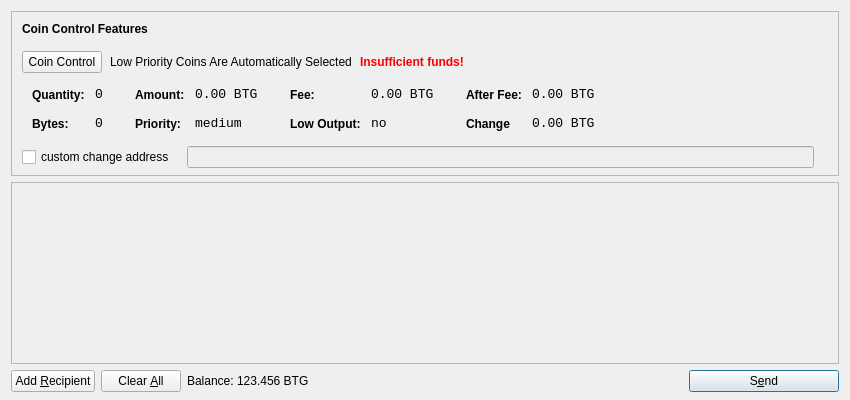
<?xml version="1.0" encoding="UTF-8"?>
<ui version="4.0">
 <class>SendCoinsDialog</class>
 <widget class="QDialog" name="SendCoinsDialog">
<!--
  <property name="styleSheet">
   <string notr="true">QWidget{background-color: qradialgradient(spread:pad, cx:0.5, cy:0.5, radius:0.5, fx:0.5, fy:0.5, stop:0 rgba(255, 213,127, 206), stop:0.35 rgba(255, 213,127, 80), stop:0.4 rgba(255, 213,127, 80), stop:0.425 rgba(255, 213, 132, 156), stop:0.44 rgba(255, 233, 128, 80), stop:1 rgba(255, 255, 255, 0)); color yellow} QMenu{background-color:rgb(255,233,142); color:black; border: 2px solid darkgrey; padding: 2px 10px 2px 10px} QToolTip{background-color:rgb(255,233,142); color:black; border: 2px solid darkgrey; padding: 2px 10px 2px 10px} QLabel{background-color:rgba(255,255,255,0)} QPushButton{padding: 2px 10px 2px 10px; background-color:rgb(255,213,132); color:black; border-style: outset; border-width: 2px; border-radius: 10px; border-color: darkgrey}</string>
  </property>
-->
  <property name="geometry">
   <rect>
    <x>0</x>
    <y>0</y>
    <width>850</width>
    <height>400</height>
   </rect>
  </property>
  <property name="font">
   <font>
    <family>Ubuntu</family>
   </font>
  </property>
  <property name="windowTitle">
   <string>Send Coins</string>
  </property>
  <layout class="QVBoxLayout" name="verticalLayout" stretch="0,1,0">
   <property name="bottomMargin">
    <number>8</number>
   </property>
   <item>
    <widget class="QFrame" name="frameCoinControl">
     <property name="sizePolicy">
      <sizepolicy hsizetype="Expanding" vsizetype="Expanding">
       <horstretch>0</horstretch>
       <verstretch>0</verstretch>
      </sizepolicy>
     </property>
     <property name="maximumSize">
      <size>
       <width>16777215</width>
       <height>16777215</height>
      </size>
     </property>
     <property name="frameShape">
      <enum>QFrame::StyledPanel</enum>
     </property>
     <property name="frameShadow">
      <enum>QFrame::Sunken</enum>
     </property>
     <layout class="QVBoxLayout" name="verticalLayoutCoinControl2">
      <property name="spacing">
       <number>6</number>
      </property>
      <property name="leftMargin">
       <number>0</number>
      </property>
      <property name="topMargin">
       <number>0</number>
      </property>
      <property name="rightMargin">
       <number>0</number>
      </property>
      <property name="bottomMargin">
       <number>6</number>
      </property>
      <item>
       <layout class="QVBoxLayout" name="verticalLayoutCoinControl" stretch="0,0,0,0,1">
        <property name="spacing">
         <number>0</number>
        </property>
        <property name="leftMargin">
         <number>10</number>
        </property>
        <property name="topMargin">
         <number>10</number>
        </property>
        <item>
         <layout class="QHBoxLayout" name="horizontalLayoutCoinControl1">
          <property name="bottomMargin">
           <number>15</number>
          </property>
          <item>
           <widget class="QLabel" name="labelCoinControlFeatures">
            <property name="sizePolicy">
             <sizepolicy hsizetype="Preferred" vsizetype="Maximum">
              <horstretch>0</horstretch>
              <verstretch>0</verstretch>
             </sizepolicy>
            </property>
            <property name="font">
             <font>
              <weight>75</weight>
              <bold>true</bold>
             </font>
            </property>
            <property name="styleSheet">
             <string notr="true">font-weight:bold;</string>
            </property>
            <property name="text">
             <string>Coin Control Features</string>
            </property>
           </widget>
          </item>
         </layout>
        </item>
        <item>
         <layout class="QHBoxLayout" name="horizontalLayoutCoinControl2" stretch="0,0,0,0">
          <property name="spacing">
           <number>8</number>
          </property>
          <property name="bottomMargin">
           <number>10</number>
          </property>
          <item>
           <widget class="QPushButton" name="pushButtonCoinControl">
<!--
            <property name="styleSheet">
             <string notr="true"/>
            </property>
-->
            <property name="text">
             <string>Coin Control</string>
            </property>
           </widget>
          </item>
          <item>
           <widget class="QLabel" name="labelCoinControlAutomaticallySelected">
            <property name="text">
             <string>Low Priority Coins Are Automatically Selected</string>
            </property>
            <property name="margin">
             <number>5</number>
            </property>
           </widget>
          </item>
          <item>
           <widget class="QLabel" name="labelCoinControlInsuffFunds">
            <property name="font">
             <font>
              <weight>75</weight>
              <bold>true</bold>
             </font>
            </property>
            <property name="styleSheet">
             <string notr="true">color:red;font-weight:bold;</string>
            </property>
            <property name="text">
             <string>Insufficient funds!</string>
            </property>
            <property name="margin">
             <number>5</number>
            </property>
           </widget>
          </item>
          <item>
           <spacer name="horizontalSpacerCoinControl">
            <property name="orientation">
             <enum>Qt::Horizontal</enum>
            </property>
            <property name="sizeHint" stdset="0">
             <size>
              <width>40</width>
              <height>1</height>
             </size>
            </property>
           </spacer>
          </item>
         </layout>
        </item>
        <item>
         <widget class="QWidget" name="widgetCoinControl" native="true">
          <property name="sizePolicy">
           <sizepolicy hsizetype="Preferred" vsizetype="Preferred">
            <horstretch>0</horstretch>
            <verstretch>0</verstretch>
           </sizepolicy>
          </property>
          <property name="minimumSize">
           <size>
            <width>0</width>
            <height>0</height>
           </size>
          </property>
          <property name="styleSheet">
           <string notr="true"/>
          </property>
          <layout class="QHBoxLayout" name="horizontalLayoutCoinControl5">
           <property name="margin">
            <number>0</number>
           </property>
           <item>
            <layout class="QHBoxLayout" name="horizontalLayoutCoinControl3" stretch="0,0,0,1">
             <property name="spacing">
              <number>20</number>
             </property>
             <property name="topMargin">
              <number>0</number>
             </property>
             <property name="bottomMargin">
              <number>10</number>
             </property>
             <item>
              <layout class="QFormLayout" name="formLayoutCoinControl1">
               <property name="horizontalSpacing">
                <number>10</number>
               </property>
               <property name="verticalSpacing">
                <number>14</number>
               </property>
               <property name="leftMargin">
                <number>10</number>
               </property>
               <property name="topMargin">
                <number>4</number>
               </property>
               <property name="rightMargin">
                <number>6</number>
               </property>
               <item row="0" column="0">
                <widget class="QLabel" name="labelCoinControlQuantityText">
                 <property name="styleSheet">
                  <string notr="true">font-weight:bold;</string>
                 </property>
                 <property name="text">
                  <string>Quantity:</string>
                 </property>
                 <property name="margin">
                  <number>0</number>
                 </property>
                </widget>
               </item>
               <item row="0" column="1">
                <widget class="QLabel" name="labelCoinControlQuantity">
                 <property name="font">
                  <font>
                   <family>Monospace</family>
                   <pointsize>10</pointsize>
                  </font>
                 </property>
                 <property name="cursor">
                  <cursorShape>IBeamCursor</cursorShape>
                 </property>
                 <property name="contextMenuPolicy">
                  <enum>Qt::ActionsContextMenu</enum>
                 </property>
                 <property name="text">
                  <string>0</string>
                 </property>
                 <property name="margin">
                  <number>0</number>
                 </property>
                 <property name="textInteractionFlags">
                  <set>Qt::LinksAccessibleByMouse|Qt::TextSelectableByKeyboard|Qt::TextSelectableByMouse</set>
                 </property>
                </widget>
               </item>
               <item row="1" column="0">
                <widget class="QLabel" name="labelCoinControlBytesText">
                 <property name="styleSheet">
                  <string notr="true">font-weight:bold;</string>
                 </property>
                 <property name="text">
                  <string>Bytes:</string>
                 </property>
                </widget>
               </item>
               <item row="1" column="1">
                <widget class="QLabel" name="labelCoinControlBytes">
                 <property name="font">
                  <font>
                   <family>Monospace</family>
                   <pointsize>10</pointsize>
                  </font>
                 </property>
                 <property name="cursor">
                  <cursorShape>IBeamCursor</cursorShape>
                 </property>
                 <property name="contextMenuPolicy">
                  <enum>Qt::ActionsContextMenu</enum>
                 </property>
                 <property name="text">
                  <string>0</string>
                 </property>
                 <property name="textInteractionFlags">
                  <set>Qt::LinksAccessibleByMouse|Qt::TextSelectableByKeyboard|Qt::TextSelectableByMouse</set>
                 </property>
                </widget>
               </item>
              </layout>
             </item>
             <item>
              <layout class="QFormLayout" name="formLayoutCoinControl2">
               <property name="horizontalSpacing">
                <number>10</number>
               </property>
               <property name="verticalSpacing">
                <number>14</number>
               </property>
               <property name="leftMargin">
                <number>6</number>
               </property>
               <property name="topMargin">
                <number>4</number>
               </property>
               <property name="rightMargin">
                <number>6</number>
               </property>
               <item row="0" column="0">
                <widget class="QLabel" name="labelCoinControlAmountText">
                 <property name="styleSheet">
                  <string notr="true">font-weight:bold;</string>
                 </property>
                 <property name="text">
                  <string>Amount:</string>
                 </property>
                 <property name="margin">
                  <number>0</number>
                 </property>
                </widget>
               </item>
               <item row="0" column="1">
                <widget class="QLabel" name="labelCoinControlAmount">
                 <property name="font">
                  <font>
                   <family>Monospace</family>
                   <pointsize>10</pointsize>
                  </font>
                 </property>
                 <property name="cursor">
                  <cursorShape>IBeamCursor</cursorShape>
                 </property>
                 <property name="contextMenuPolicy">
                  <enum>Qt::ActionsContextMenu</enum>
                 </property>
                 <property name="text">
                  <string>0.00 BTG</string>
                 </property>
                 <property name="textInteractionFlags">
                  <set>Qt::LinksAccessibleByMouse|Qt::TextSelectableByKeyboard|Qt::TextSelectableByMouse</set>
                 </property>
                </widget>
               </item>
               <item row="1" column="0">
                <widget class="QLabel" name="labelCoinControlPriorityText">
                 <property name="styleSheet">
                  <string notr="true">font-weight:bold;</string>
                 </property>
                 <property name="text">
                  <string>Priority:</string>
                 </property>
                </widget>
               </item>
               <item row="1" column="1">
                <widget class="QLabel" name="labelCoinControlPriority">
                 <property name="font">
                  <font>
                   <family>Monospace</family>
                   <pointsize>10</pointsize>
                  </font>
                 </property>
                 <property name="cursor">
                  <cursorShape>IBeamCursor</cursorShape>
                 </property>
                 <property name="contextMenuPolicy">
                  <enum>Qt::ActionsContextMenu</enum>
                 </property>
                 <property name="text">
                  <string>medium</string>
                 </property>
                 <property name="textInteractionFlags">
                  <set>Qt::LinksAccessibleByMouse|Qt::TextSelectableByKeyboard|Qt::TextSelectableByMouse</set>
                 </property>
                </widget>
               </item>
              </layout>
             </item>
             <item>
              <layout class="QFormLayout" name="formLayoutCoinControl3">
               <property name="horizontalSpacing">
                <number>10</number>
               </property>
               <property name="verticalSpacing">
                <number>14</number>
               </property>
               <property name="leftMargin">
                <number>6</number>
               </property>
               <property name="topMargin">
                <number>4</number>
               </property>
               <property name="rightMargin">
                <number>6</number>
               </property>
               <item row="0" column="0">
                <widget class="QLabel" name="labelCoinControlFeeText">
                 <property name="styleSheet">
                  <string notr="true">font-weight:bold;</string>
                 </property>
                 <property name="text">
                  <string>Fee:</string>
                 </property>
                 <property name="margin">
                  <number>0</number>
                 </property>
                </widget>
               </item>
               <item row="0" column="1">
                <widget class="QLabel" name="labelCoinControlFee">
                 <property name="font">
                  <font>
                   <family>Monospace</family>
                   <pointsize>10</pointsize>
                  </font>
                 </property>
                 <property name="cursor">
                  <cursorShape>IBeamCursor</cursorShape>
                 </property>
                 <property name="contextMenuPolicy">
                  <enum>Qt::ActionsContextMenu</enum>
                 </property>
                 <property name="text">
                  <string>0.00 BTG</string>
                 </property>
                 <property name="textInteractionFlags">
                  <set>Qt::LinksAccessibleByMouse|Qt::TextSelectableByKeyboard|Qt::TextSelectableByMouse</set>
                 </property>
                </widget>
               </item>
               <item row="1" column="0">
                <widget class="QLabel" name="labelCoinControlLowOutputText">
                 <property name="styleSheet">
                  <string notr="true">font-weight:bold;</string>
                 </property>
                 <property name="text">
                  <string>Low Output:</string>
                 </property>
                </widget>
               </item>
               <item row="1" column="1">
                <widget class="QLabel" name="labelCoinControlLowOutput">
                 <property name="font">
                  <font>
                   <family>Monospace</family>
                   <pointsize>10</pointsize>
                  </font>
                 </property>
                 <property name="cursor">
                  <cursorShape>IBeamCursor</cursorShape>
                 </property>
                 <property name="contextMenuPolicy">
                  <enum>Qt::ActionsContextMenu</enum>
                 </property>
                 <property name="text">
                  <string>no</string>
                 </property>
                 <property name="textInteractionFlags">
                  <set>Qt::LinksAccessibleByMouse|Qt::TextSelectableByKeyboard|Qt::TextSelectableByMouse</set>
                 </property>
                </widget>
               </item>
              </layout>
             </item>
             <item>
              <layout class="QFormLayout" name="formLayoutCoinControl4">
               <property name="horizontalSpacing">
                <number>10</number>
               </property>
               <property name="verticalSpacing">
                <number>14</number>
               </property>
               <property name="leftMargin">
                <number>6</number>
               </property>
               <property name="topMargin">
                <number>4</number>
               </property>
               <property name="rightMargin">
                <number>6</number>
               </property>
               <item row="0" column="0">
                <widget class="QLabel" name="labelCoinControlAfterFeeText">
                 <property name="styleSheet">
                  <string notr="true">font-weight:bold;</string>
                 </property>
                 <property name="text">
                  <string>After Fee:</string>
                 </property>
                 <property name="margin">
                  <number>0</number>
                 </property>
                </widget>
               </item>
               <item row="0" column="1">
                <widget class="QLabel" name="labelCoinControlAfterFee">
                 <property name="font">
                  <font>
                   <family>Monospace</family>
                   <pointsize>10</pointsize>
                  </font>
                 </property>
                 <property name="cursor">
                  <cursorShape>IBeamCursor</cursorShape>
                 </property>
                 <property name="contextMenuPolicy">
                  <enum>Qt::ActionsContextMenu</enum>
                 </property>
                 <property name="text">
                  <string>0.00 BTG</string>
                 </property>
                 <property name="textInteractionFlags">
                  <set>Qt::LinksAccessibleByMouse|Qt::TextSelectableByKeyboard|Qt::TextSelectableByMouse</set>
                 </property>
                </widget>
               </item>
               <item row="1" column="0">
                <widget class="QLabel" name="labelCoinControlChangeText">
                 <property name="styleSheet">
                  <string notr="true">font-weight:bold;</string>
                 </property>
                 <property name="text">
                  <string>Change</string>
                 </property>
                </widget>
               </item>
               <item row="1" column="1">
                <widget class="QLabel" name="labelCoinControlChange">
                 <property name="font">
                  <font>
                   <family>Monospace</family>
                   <pointsize>10</pointsize>
                  </font>
                 </property>
                 <property name="cursor">
                  <cursorShape>IBeamCursor</cursorShape>
                 </property>
                 <property name="contextMenuPolicy">
                  <enum>Qt::ActionsContextMenu</enum>
                 </property>
                 <property name="text">
                  <string>0.00 BTG</string>
                 </property>
                 <property name="textInteractionFlags">
                  <set>Qt::LinksAccessibleByMouse|Qt::TextSelectableByKeyboard|Qt::TextSelectableByMouse</set>
                 </property>
                </widget>
               </item>
              </layout>
             </item>
            </layout>
           </item>
          </layout>
         </widget>
        </item>
        <item>
         <layout class="QHBoxLayout" name="horizontalLayoutCoinControl4" stretch="0,0,0">
          <property name="spacing">
           <number>12</number>
          </property>
          <property name="sizeConstraint">
           <enum>QLayout::SetDefaultConstraint</enum>
          </property>
          <property name="topMargin">
           <number>5</number>
          </property>
          <property name="rightMargin">
           <number>5</number>
          </property>
          <item>
           <widget class="QCheckBox" name="checkBoxCoinControlChange">
            <property name="text">
             <string>custom change address</string>
            </property>
           </widget>
          </item>
          <item>
           <widget class="QLineEdit" name="lineEditCoinControlChange">
            <property name="styleSheet">
             <string notr="true">QMenu{padding: 2px 10px 2px 10px;background-color:rgb(235,227,181);border:2px solid grey}</string>
            </property>
            <property name="enabled">
             <bool>false</bool>
            </property>
            <property name="sizePolicy">
             <sizepolicy hsizetype="Expanding" vsizetype="Fixed">
              <horstretch>0</horstretch>
              <verstretch>0</verstretch>
             </sizepolicy>
            </property>
           </widget>
          </item>
          <item>
           <widget class="QLabel" name="labelCoinControlChangeLabel">
            <property name="sizePolicy">
             <sizepolicy hsizetype="Preferred" vsizetype="Expanding">
              <horstretch>0</horstretch>
              <verstretch>0</verstretch>
             </sizepolicy>
            </property>
            <property name="minimumSize">
             <size>
              <width>0</width>
              <height>0</height>
             </size>
            </property>
            <property name="text">
             <string/>
            </property>
            <property name="margin">
             <number>3</number>
            </property>
           </widget>
          </item>
         </layout>
        </item>
        <item>
         <spacer name="verticalSpacerCoinControl">
          <property name="orientation">
           <enum>Qt::Vertical</enum>
          </property>
          <property name="sizeHint" stdset="0">
           <size>
            <width>800</width>
            <height>1</height>
           </size>
          </property>
         </spacer>
        </item>
       </layout>
      </item>
     </layout>
    </widget>
   </item>
   <item>
    <widget class="QScrollArea" name="scrollArea">
     <property name="styleSheet">
      <string notr="true">QMenu{padding: 2px 10px 2px 10px;background-color:rgb(235,227,181);border:2px solid grey} QPushButton{background-color:rgb(255,213,132); color:black; border-style: outset; border-width: 2px; border-radius: 10px; border-color: darkgrey}</string>
     </property>
     <property name="widgetResizable">
      <bool>true</bool>
     </property>
     <widget class="QWidget" name="scrollAreaWidgetContents">
      <property name="geometry">
       <rect>
        <x>0</x>
        <y>0</y>
        <width>830</width>
        <height>152</height>
       </rect>
      </property>
      <layout class="QVBoxLayout" name="verticalLayout_2">
       <property name="margin">
        <number>0</number>
       </property>
       <item>
        <layout class="QVBoxLayout" name="entries">
         <property name="spacing">
          <number>6</number>
         </property>
        </layout>
       </item>
       <item>
        <spacer name="verticalSpacer">
         <property name="orientation">
          <enum>Qt::Vertical</enum>
         </property>
         <property name="sizeHint" stdset="0">
          <size>
           <width>20</width>
           <height>40</height>
          </size>
         </property>
        </spacer>
       </item>
      </layout>
     </widget>
    </widget>
   </item>
   <item>
    <layout class="QHBoxLayout" name="horizontalLayout">
     <item>
      <widget class="QPushButton" name="addButton">
       <property name="toolTip">
        <string>Send to multiple recipients at once</string>
       </property>
       <property name="text">
        <string>Add &amp;Recipient</string>
       </property>
       <property name="icon">
        <iconset resource="../bitcoin.qrc">
         <normaloff>:/icons/add</normaloff>:/icons/add</iconset>
       </property>
       <property name="autoDefault">
        <bool>false</bool>
       </property>
      </widget>
     </item>
     <item>
      <widget class="QPushButton" name="clearButton">
       <property name="sizePolicy">
        <sizepolicy hsizetype="Minimum" vsizetype="Fixed">
         <horstretch>0</horstretch>
         <verstretch>0</verstretch>
        </sizepolicy>
       </property>
       <property name="toolTip">
        <string>Remove all transaction fields</string>
       </property>
       <property name="text">
        <string>Clear &amp;All</string>
       </property>
       <property name="icon">
        <iconset resource="../bitcoin.qrc">
         <normaloff>:/icons/remove</normaloff>:/icons/remove</iconset>
       </property>
       <property name="autoRepeatDelay">
        <number>300</number>
       </property>
       <property name="autoDefault">
        <bool>false</bool>
       </property>
      </widget>
     </item>
     <item>
      <layout class="QHBoxLayout" name="horizontalLayout_2">
       <property name="spacing">
        <number>3</number>
       </property>
       <item>
        <widget class="QLabel" name="label">
         <property name="text">
          <string>Balance:</string>
         </property>
        </widget>
       </item>
       <item>
        <widget class="QLabel" name="labelBalance">
         <property name="cursor">
          <cursorShape>IBeamCursor</cursorShape>
         </property>
         <property name="text">
          <string>123.456 BTG</string>
         </property>
         <property name="textInteractionFlags">
          <set>Qt::LinksAccessibleByMouse|Qt::TextSelectableByKeyboard|Qt::TextSelectableByMouse</set>
         </property>
        </widget>
       </item>
      </layout>
     </item>
     <item>
      <spacer name="horizontalSpacer">
       <property name="orientation">
        <enum>Qt::Horizontal</enum>
       </property>
       <property name="sizeHint" stdset="0">
        <size>
         <width>40</width>
         <height>20</height>
        </size>
       </property>
      </spacer>
     </item>
     <item>
      <widget class="QPushButton" name="sendButton">
       <property name="minimumSize">
        <size>
         <width>150</width>
         <height>0</height>
        </size>
       </property>
       <property name="toolTip">
        <string>Confirm the send action</string>
       </property>
       <property name="text">
        <string>S&amp;end</string>
       </property>
       <property name="icon">
        <iconset resource="../bitcoin.qrc">
         <normaloff>:/icons/send</normaloff>:/icons/send</iconset>
       </property>
       <property name="default">
        <bool>true</bool>
       </property>
      </widget>
     </item>
    </layout>
   </item>
  </layout>
 </widget>
 <resources>
  <include location="../bitcoin.qrc"/>
 </resources>
 <connections/>
</ui>
